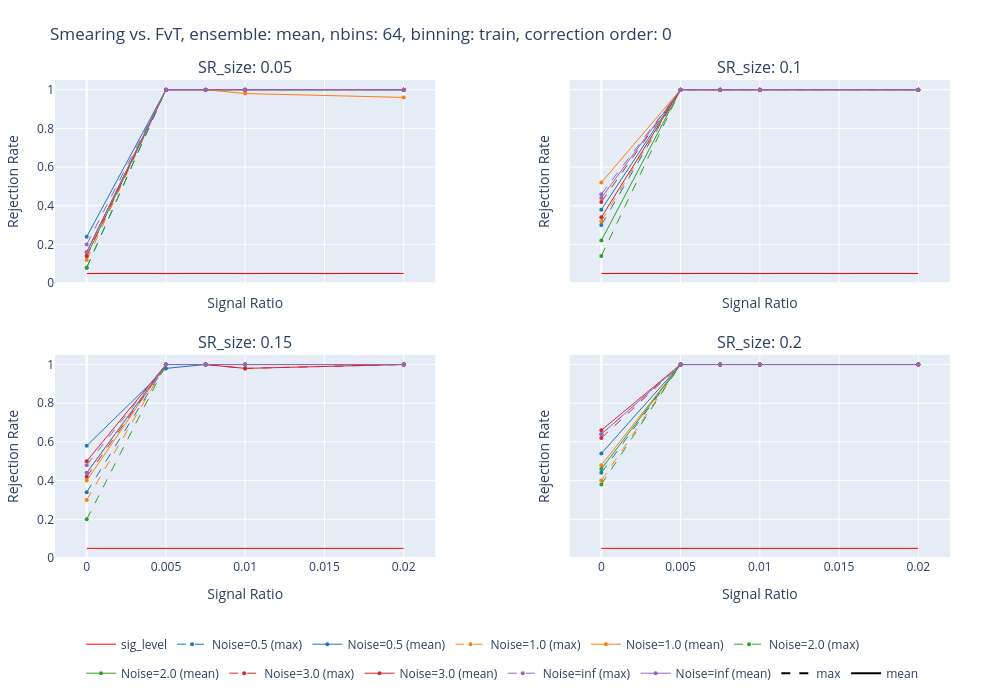
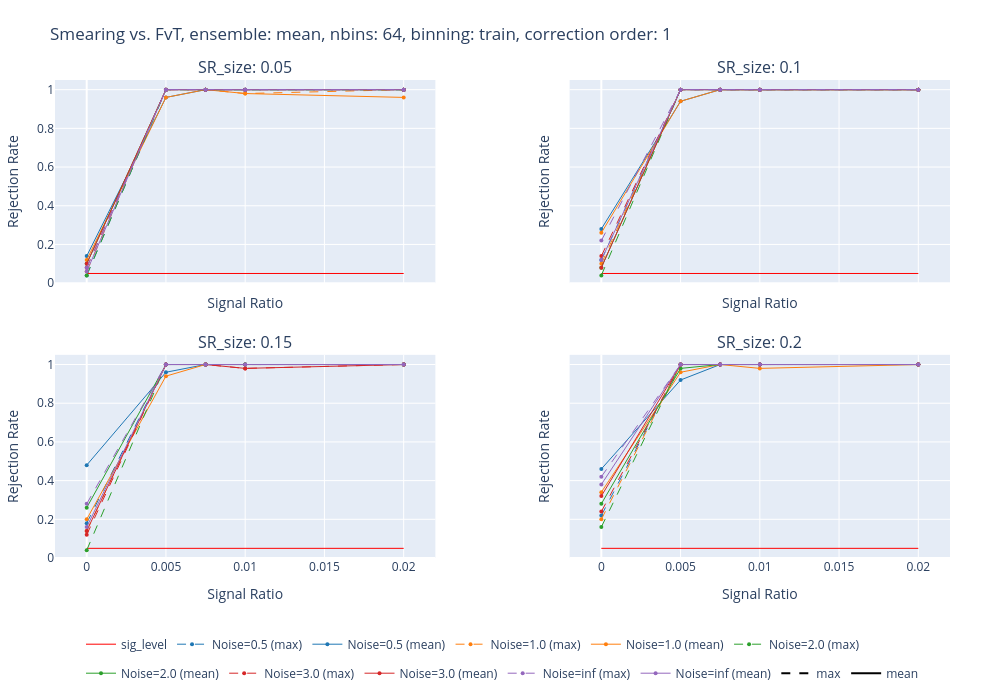
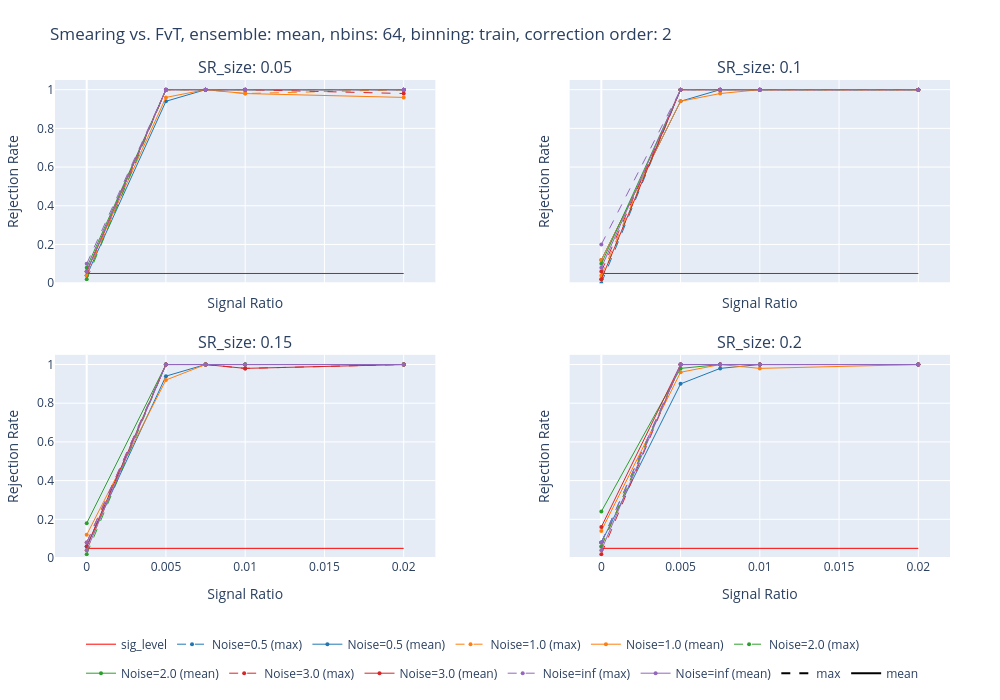
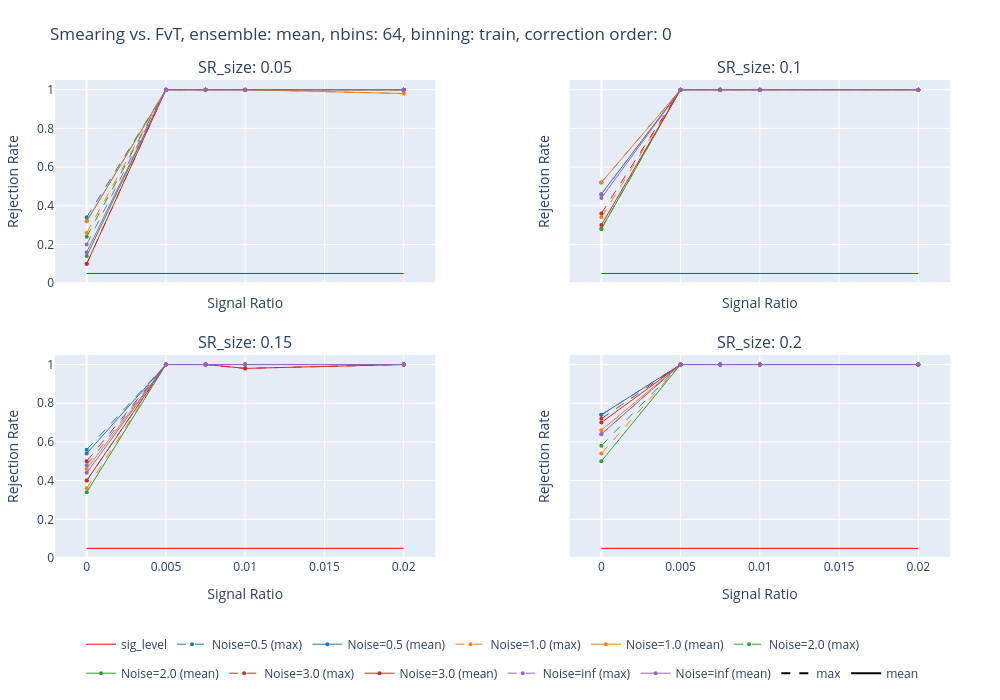

The notebook cell these images were saved under, in order:
### Code cell
import numpy as np
import plotly.graph_objects as go
from plotly.subplots import make_subplots

# Define parameters
noise_scales = [0.5, 1.0, 2.0, 3.0, np.inf]
stat_types = ["smeared", "fvt"]
colors = ['#1f77b4', '#ff7f0e', '#2ca02c', '#d62728', '#9467bd']  # Plotly default colors
line_styles = ["dash", "solid"]  # Plotly line styles

# For each nbins and binning_mode combination
nbins = 64
binning_mode = "train"

for stat_type in stat_types:
    print(f"stat_type: {stat_type}")
    # Create figures for each correction order
    for correction_order, label in [
        ("rejected_o0", "order: 0"), 
        ("rejected_o1", "order: 1"), 
        ("rejected_o2", "order: 2")
    ]:
        # Create a 2x2 subplot figure with updated spacing
        fig = make_subplots(
            rows=2, cols=2,
            subplot_titles=[f"SR_size: {SR_size}" for SR_size in [0.05, 0.1, 0.15, 0.2]],
            shared_xaxes=True,
            shared_yaxes=True,
            vertical_spacing=0.15,
            horizontal_spacing=0.15
        )
        
        # Add a main title with tight layout
        fig.update_layout(
            title=f"Smearing vs. FvT, ensemble: {ensemble_mode}, nbins: {nbins}, binning: {binning_mode}, correction {label}",
            height=700,
            width=1000,
            margin=dict(l=50, r=50, t=80, b=120, pad=0),
            legend=dict(
                orientation="h",
                yanchor="top",
                y=-0.15,
                xanchor="center",
                x=0.5
            )
        )
        
        # Plot for each SR_size
        for i, SR_size in enumerate([0.05, 0.1, 0.15, 0.2]):
            row = i // 2 + 1
            col = i % 2 + 1
            
            # Add a horizontal line for significance level
            sig_level_trace = go.Scatter(
                x=[0, 0.02],
                y=[sig_level, sig_level],
                mode='lines',
                line=dict(color='red', dash='solid', width=1),
                name='sig_level',
                legendgroup='sig_level',
                showlegend=(i==0)
            )
            fig.add_trace(sig_level_trace, row=row, col=col)
            
            # Add traces for each noise scale and ensemble mode
            for j, noise_scale in enumerate(noise_scales):
                # Filter data for current parameters
                pull_df_filtered = pull_df_summary[
                    (pull_df_summary["SR_size"] == SR_size) &
                    (pull_df_summary["nbins"] == nbins) &
                    (pull_df_summary["binning_mode"] == binning_mode) &
                    (pull_df_summary["noise_scale"] == noise_scale) &
                    (pull_df_summary["bin_stats"] == stat_type) 
                ]
                
                if not pull_df_filtered.empty:
                    max_df = pull_df_filtered[pull_df_filtered["ensemble_mode"] == "max"]
                    if not max_df.empty:
                        max_trace = go.Scatter(
                            x=max_df["signal_ratio"],
                            y=max_df[correction_order],
                            mode='lines+markers',
                            line=dict(color=colors[j], dash='dash', width=1),
                            marker=dict(size=4),
                            name=f"Noise={noise_scale} (max)",
                            legendgroup=f"noise_{noise_scale}_max",
                            showlegend=(i==0)
                        )
                        fig.add_trace(max_trace, row=row, col=col)
                    
                    mean_df = pull_df_filtered[pull_df_filtered["ensemble_mode"] == "mean"]
                    if not mean_df.empty:
                        mean_trace = go.Scatter(
                            x=mean_df["signal_ratio"],
                            y=mean_df[correction_order],
                            mode='lines+markers',
                            line=dict(color=colors[j], dash='solid', width=1),
                            marker=dict(size=4),
                            name=f"Noise={noise_scale} (mean)",
                            legendgroup=f"noise_{noise_scale}_mean",
                            showlegend=(i==0)
                        )
                        fig.add_trace(mean_trace, row=row, col=col)
        
        # Update axes labels
        fig.update_xaxes(title_text="Signal Ratio", range=[-0.002, 0.022])
        fig.update_yaxes(title_text="Rejection Rate", range=[0, 1.05])
        
        # Create custom legend traces for the ensemble modes (dash patterns)
        style_max_trace = go.Scatter(
            x=[None], y=[None],
            mode='lines',
            line=dict(color='black', dash='dash'),
            name='max',
            legendgroup='style_max',
            showlegend=True
        )
        fig.add_trace(style_max_trace)
        
        style_mean_trace = go.Scatter(
            x=[None], y=[None],
            mode='lines',
            line=dict(color='black', dash='solid'),
            name='mean',
            legendgroup='style_mean',
            showlegend=True
        )
        fig.add_trace(style_mean_trace)
        
        # Display the figure
        fig.show()
